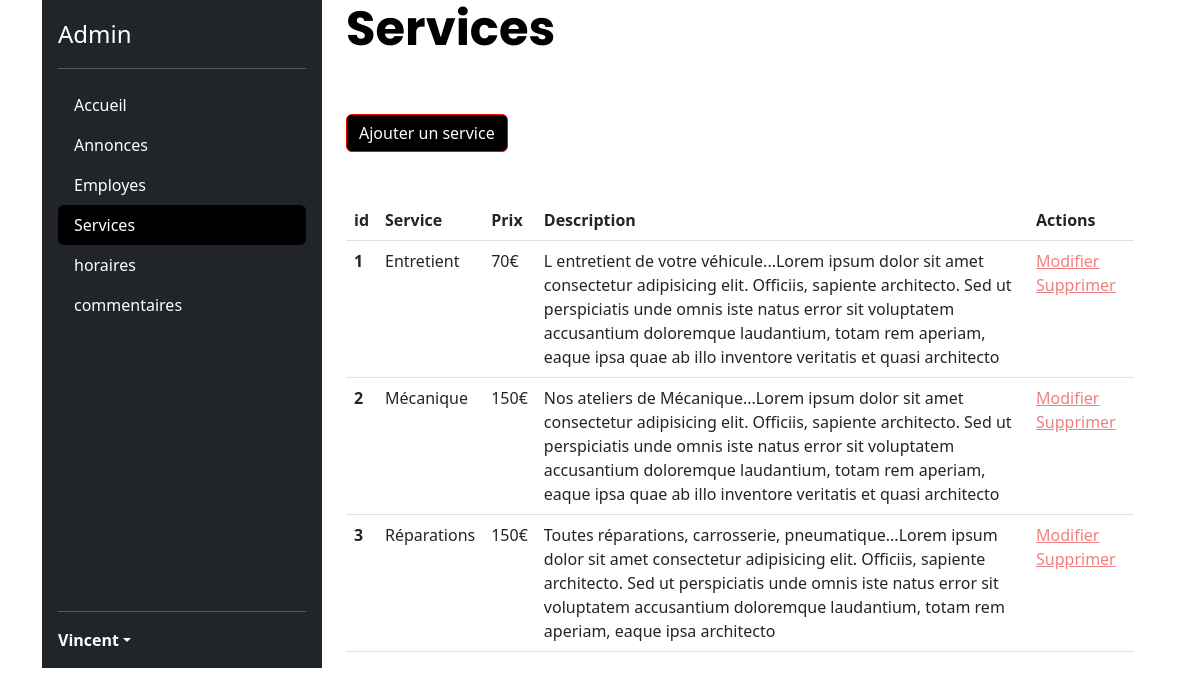
Page /admin/services.php (signed in) on the committed database.
### tables this page shows
CREATE TABLE IF NOT EXISTS `services`(
    `id` int(11) NOT NULL AUTO_INCREMENT,
    `name` TEXT NOT NULL, 
    `price` varchar(255) NOT NULL, 
    `text` TEXT NOT NULL, 
    PRIMARY KEY (`id`)
);

### lib/service.php (called while the page is built, shortened)
<?php
function getServices(PDO $pdo) {
    $sql = 'SELECT * FROM services';
    $query = $pdo->prepare($sql);
    $query->execute();
    $services = $query->fetchAll(PDO::FETCH_ASSOC);
    return $services;
}

### admin/services.php (the view, shortened to what this page needs)
<?php
require_once __DIR__ . "/../lib/pdo.php";
require_once __DIR__ . "/../lib/service.php";
require_once __DIR__ . "/templates/header.php";
$services = getServices($pdo);
?>
<h1 class="display-5 fw-bold text-body-emphasis">Services</h1>
<div class="d-flex gap-2 justify-content-left py-5">
    <a class="btn btn-primary d-inline-flex align-items-left" href="ajout_modif_serv.php">
        Ajouter un service
    </a>
</div>
<table class="table">
    <thead>
        <tr>
            <th scope="col">id</th>
            <th scope="col">Service</th>
            <th scope="col">Prix</th>
            <th scope="col">Description</th>
            <th scope="col">Actions</th>
        </tr>
    </thead>
    <tbody>
        <?php foreach ($services as $service) { ?>
        <tr>
            <th scope="row"><?= $service["id"]; ?></th>
            <td><?= $service["name"]; ?></td>
            <td><?= $service["price"]; ?></td>
            <td><?= $service["text"]; ?></td>
            <td><a href="ajout_modif_serv.php?id=<?= $service['id'] ?>">Modifier</a>
                <a href="service_delete.php?id=<?= $service['id'] ?>"
                    onclick="return confirm('Êtes-vous sûr de vouloir supprimer le service ?')">Supprimer</a>
            </td>
        </tr>
        <?php } ?>
    </tbody>

### assets/css/override-bootsrap.css (style rules this page uses)
:root { --primary: #000000; --secondary: #FF0000; --success: #28a745; --danger: #dc3545; --warning: #fd7e14; --info: #17a2b8; --light: #f8f9fa; --dark: #343a40; --bs-nav-link-color: var(--primary); --bs-link-color: var(--primary); --bs-link-hover-color: var(--secondary); }
.btn-primary { --bs-btn-color: #fff; --bs-btn-bg: var(--primary); --bs-btn-border-color: var(--secondary); --bs-btn-hover-color: #fff; --bs-btn-hover-bg: #ffc697; --bs-btn-hover-border-color: var(--secondary); --bs-btn-focus-shadow-rgb: 49,132,253; --bs-btn-active-color: #fff; --bs-btn-active-bg: #ff8e31; --bs-btn-active-border-color: var(--secondary); --bs-btn-active-shadow: inset 0 3px 5px rgba(0, 0, 0, 0.125); --bs-btn-disabled-color: #fff; --bs-btn-disabled-bg: #4f4f4f; --bs-btn-disabled-border-color: #343434; }
h1 { color: var(--primary); }

### assets/css/style.css (style rules this page uses)
h1 { font-family: 'Poppins', sans-serif; }
a { color:#F08080; }

### rows in the picture
services: id "1", name "Entretient", price "70€", text "L entretient de votre véhicule...Lorem ipsum dolor sit amet consectetur adipisicing elit. Officiis, sapiente architecto. Sed ut perspiciatis unde omnis iste natus error sit voluptatem accusantium doloremque laudantium, totam rem aperiam, eaque ipsa quae ab illo inventore veritatis et quasi architecto"
services: id "2", name "Mécanique", price "150€", text "Nos ateliers de Mécanique...Lorem ipsum dolor sit amet consectetur adipisicing elit. Officiis, sapiente architecto. Sed ut perspiciatis unde omnis iste natus error sit voluptatem accusantium doloremque laudantium, totam rem aperiam, eaque ipsa quae ab illo inventore veritatis et quasi architecto"
services: id "3", name "Réparations", price "150€", text "Toutes réparations, carrosserie, pneumatique...Lorem ipsum dolor sit amet consectetur adipisicing elit. Officiis, sapiente architecto. Sed ut perspiciatis unde omnis iste natus error sit voluptatem accusantium doloremque laudantium, totam rem aperiam, eaque ipsa architecto"

### other values in the picture
$titre "Accueil"
$titre "Annonces"
$titre "Employes"
$titre "Services"
$titre "horaires"
$titre "commentaires"
$_SESSION["user"]["first_name"] "Vincent"
